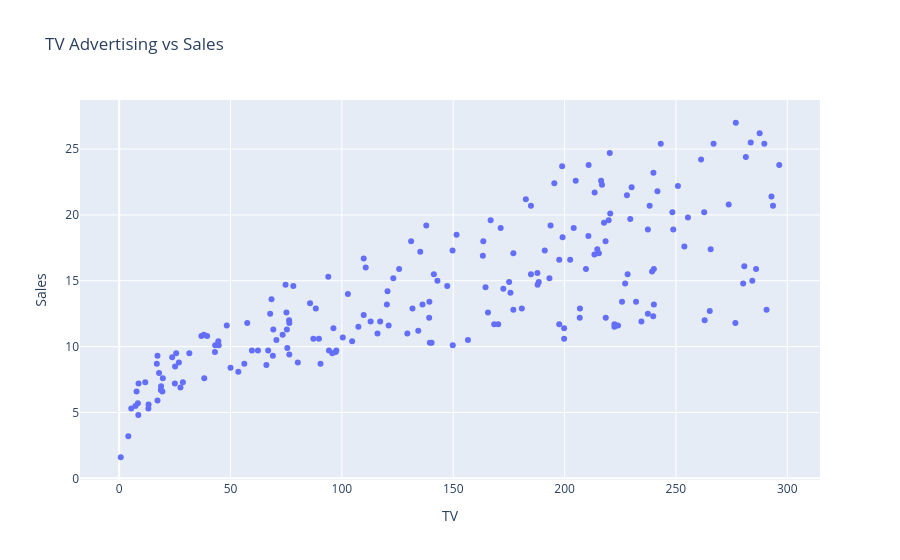

The notebook cell this image was saved under:
### Markdown cell above
### 3.1 Relationship Between Each Advertising Channel and Sales

### Code cell
fig = px.scatter(
    df,
    x="TV",
    y="Sales",
    title="TV Advertising vs Sales"
)

fig.show()

### Figure 1 — Plotly figure (JSON) as saved in the notebook; plotly's stock layout.template omitted (floating-point values rounded to 4 significant figures; data arrays with more than 128 entries replaced by an {"elided": "..."} marker saying what was removed)
{"data": [{"hovertemplate": "TV=%{x}<br>Sales=%{y}<extra></extra>", "legendgroup": "", "marker": {"color": "#636efa", "symbol": "circle"}, "mode": "markers", "name": "", "orientation": "v", "showlegend": false, "type": "scatter", "x": {"elided": "200 float values"}, "xaxis": "x", "y": {"elided": "200 float values"}, "yaxis": "y"}], "layout": {"legend": {"tracegroupgap": 0}, "title": {"text": "TV Advertising vs Sales"}, "xaxis": {"anchor": "y", "domain": [0, 1], "title": {"text": "TV"}}, "yaxis": {"anchor": "x", "domain": [0, 1], "title": {"text": "Sales"}}}}
